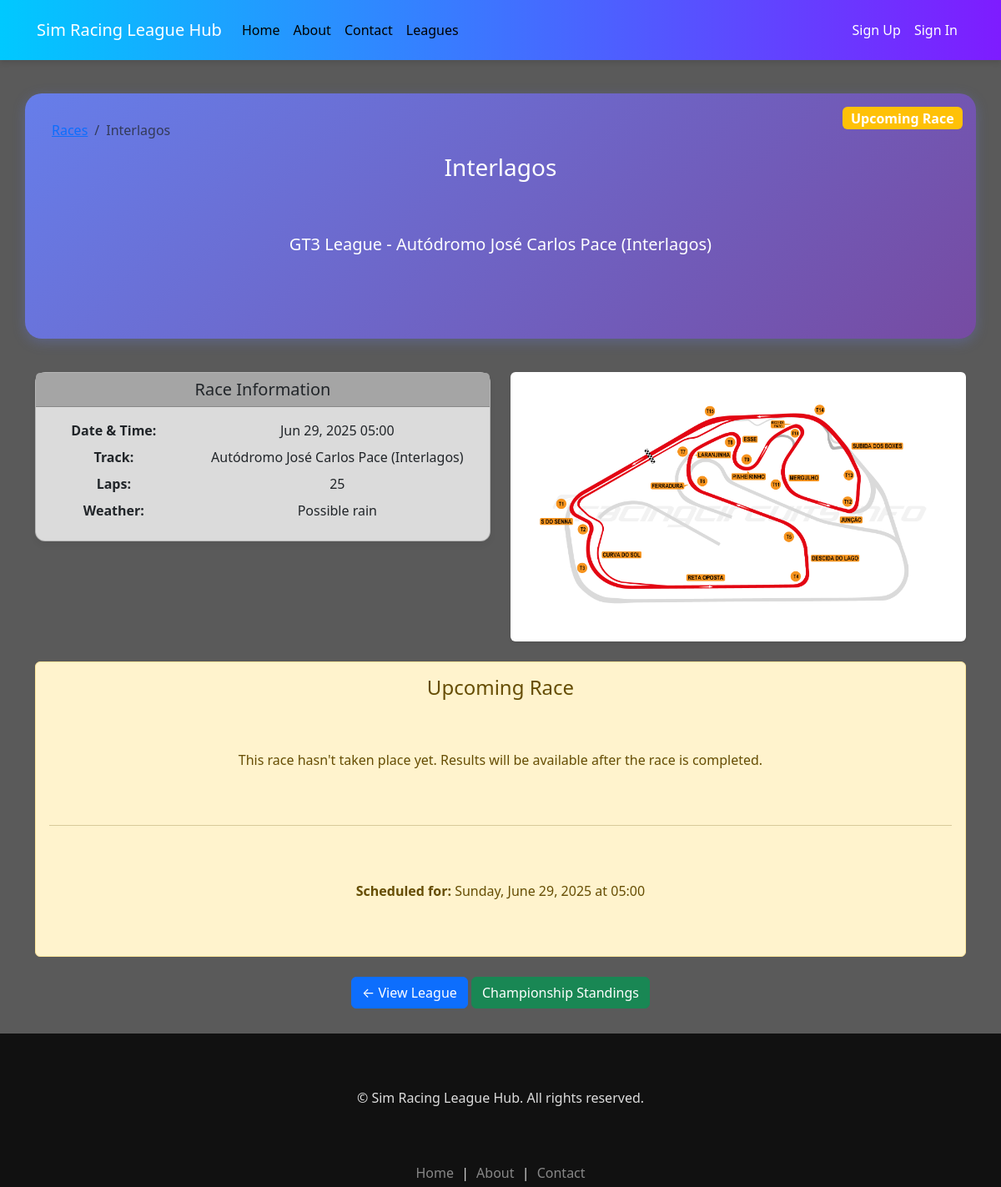
Screenshot of /leagues/races/2/ with the database file from the repository.
### leagues/models.py (models this page shows, shortened)
class Race(models.Model):
    league = models.ForeignKey(League, on_delete=models.CASCADE, related_name='races')
    track = models.ForeignKey(Track, on_delete=models.CASCADE)
    name = models.CharField(max_length=200)
    race_date = models.DateTimeField()
    laps = models.PositiveIntegerField(default=1)
    is_completed = models.BooleanField(default=False)
    weather_conditions = models.CharField(max_length=100, blank=True)
    class Meta:
        ordering = ['-race_date']

class League(models.Model):
    title = models.CharField(max_length=100)
    cars = models.ManyToManyField('Car', related_name='leagues')
    race_day = models.CharField(max_length=78)
    race_time = models.TimeField(null=True, blank=True)
    created_on = models.DateTimeField(auto_now_add=True)
    image = models.ImageField(upload_to="leagues/", blank=True, null=True)
    max_participants = models.PositiveIntegerField(default=20)
    created_by = models.ForeignKey(
        settings.AUTH_USER_MODEL,
        on_delete=models.CASCADE,
        related_name='leagues_created',
        null=True,  # Only if you're adding this after leagues already exist
        blank=True
    )

class Track(models.Model):
    name = models.CharField(max_length=100)
    image = models.ImageField(upload_to="tracks/", blank=True, null=True)

### leagues/views.py (the view, shortened to what this page needs)
# urls.py: path('races/<int:pk>/', views.RaceDetailView.as_view(), name='race_details'),
class RaceDetailView(DetailView):
    model = Race
    template_name = 'races/race_detail.html'
    context_object_name = 'race'
    def get_queryset(self):
        return Race.objects.select_related('league', 'track').prefetch_related(
            'results__driver', 'results__car'
        )
    def get_context_data(self, **kwargs):
        context = super().get_context_data(**kwargs)
        race = self.get_object()
        results = race.results.select_related('driver', 'car').order_by('position')
        context['results'] = results
        return context

### templates/races/race_detail.html (shortened to what this page needs)
{% extends 'base.html' %}
{% block css %}
<link rel="stylesheet" href="/static/css/races.css">
{% endblock %}
{% block content %}
<div class="container mt-4">
    <div class="row mb-4">
        <div class="header col-12">
            <div class="badge-container">
                {% if race.is_completed %}
                    <span class="badge bg-success fs-6">Race Completed</span>
                {% else %}
                    <span class="badge bg-warning fs-6">Upcoming Race</span>
                {% endif %}
            </div>
            <nav aria-label="breadcrumb">
                <ol class="breadcrumb">
                    <li class="breadcrumb-item"><a href="{% url 'league_details' race.league.pk %}">Races</a></li>
                    <li class="breadcrumb-item active">{{ race.name }}</li>
                </ol>
            </nav>
            <h1>{{ race.name }}</h1>
            <p class="lead">{{ race.league.title }} - {{ race.track.name }}</p>
        </div>
    </div>
    <div class="row race-info mb-4">
        <div class="col-md-6">
            <div class="card">
                <div class="card-header">
                    <h5 class="mb-0">Race Information</h5>
                </div>
                <div class="card-body">
                    <dl class="row mb-0">
                        <dt class="col-sm-4">Date & Time:</dt>
                        <dd class="col-sm-8">{{ race.race_date|date:"M d, Y H:i" }}</dd>
                        <dt class="col-sm-4">Track:</dt>
                        <dd class="col-sm-8">{{ race.track.name }}</dd>
                        <dt class="col-sm-4">Laps:</dt>
                        <dd class="col-sm-8">{{ race.laps }}</dd>
                        {% if race.weather_conditions %}
                        <dt class="col-sm-4">Weather:</dt>
                        <dd class="col-sm-8">{{ race.weather_conditions }}</dd>
                        {% endif %}
                    </dl>
                </div>
            </div>
        </div>
        <div class="col-md-6 d-flex align-items-center justify-content-center">
            {% if race.track.image %}
                <img src="{{ race.track.image.url }}" alt="{{ race.track.name }} image" class="img-fluid rounded shadow-sm">
            {% else %}
                <p class="text-muted">No track image available.</p>
            {% endif %}
        </div>
    </div>
    {% if race.is_completed %}
        {% if results %}
        <div class="card">
            <div class="card-header">
                <h5 class="mb-0">Race Results</h5>
            </div>
            <div class="card-body p-0">
                <div class="table-responsive">
                    <table class="table table-striped mb-0">
                        <thead class="table-dark">
                            <tr>
                                <th>Pos</th>
                                <th>Driver</th>
                                <th>Car</th>
                                <th>Laps</th>
                                <th>Points</th>
                                <th>Status</th>
                            </tr>
                        </thead>
                        <tbody>
                            {% for result in results %}
                            <tr {% if result.position == 1 %}class="table-warning"{% elif result.position <= 3 %}class="table-light"{% endif %}>
                                <td>
                                    <strong>
                                        {% if result.position == 1 %}🥇{% elif result.position == 2 %}🥈{% elif result.position == 3 %}🥉{% endif %}
                                        {{ result.position }}
                                    </strong>
                                </td>
                                <td>{{ result.driver.username }}</td>
                                <td>{{ result.car.name|default:"-" }}</td>
                                <td>{{ result.laps_completed }}</td>
                                <td>{{ result.fastest_lap_time|default:"-" }}</td>
                                <td><strong>{{ result.points }}</strong></td>
                                <td>
                                    {% if result.dnf %}
                                        <span class="badge bg-danger">DNF</span>
                                        {% if result.dnf_reason %}
                                            <br><small class="text-muted">{{ result.dnf_reason }}</small>
                                        {% endif %}
                                    {% else %}
                                        <span class="badge bg-success">Finished</span>
                                    {% endif %}
                                </td>
                            </tr>
                            {% endfor %}
                        </tbody>
                    </table>
                </div>
            </div>
        </div>
        {% else %}
        <div class="alert alert-info" role="alert">
            <h4 class="alert-heading">No Results Yet</h4>
            <p>This race is marked as completed but no results have been entered yet.</p>
        </div>
        {% endif %}
    {% else %}
        <div class="alert alert-warning" role="alert">
            <h4 class="alert-heading">Upcoming Race</h4>
            <p>This race hasn't taken place yet. Results will be available after the race is completed.</p>
            <hr>
            <p class="mb-0">
                <strong>Scheduled for:</strong> {{ race.race_date|date:"l, F d, Y \a\t H:i" }}
            </p>
        </div>
    {% endif %}
    <div class="mt-4">
        <a href="{% url 'league_details' race.league.pk %}" class="btn btn-primary">← View League</a>
        {% if race.league %}
        <a href="{% url 'league_standings' race.league.pk %}" class="btn btn-success">Championship Standings</a>
        {% endif %}
    </div>
</div>
{% endblock %}

### static/css/base.css (style rules this page uses)
html, body { padding: 0; margin: 0; min-height: 100vh; color: rgb(255, 255, 255); font-size: 16px; height: 100%; }
body { background-color: rgb(90, 90, 90); }
p { padding: 50px; margin-top: 10px; }
h1 { text-align: center; margin-top: 15px; }

### static/css/races.css (style rules this page uses)
.container { text-align: center; align-items: center; }
.header { position: relative; background: linear-gradient(135deg, #667eea, #764ba2); padding: 2rem; border-radius: 20px; margin: 1rem auto; box-shadow: 0 4px 15px rgba(102, 126, 234, 0.3); color: white; }
.badge-container { position: absolute; top: 1rem; right: 1rem; }
.race-info { display: flex; justify-content: space-between; }
.card { border-radius: 0.75rem; box-shadow: 0 4px 8px rgba(0,0,0,0.05); background-color: #dbdbdb; }
.card-header { background-color: #a5a5a5; font-weight: 600; }
.btn { min-width: 120px; }
h1 { font-size: 1.75rem; }

### rows the page displays
Race: name "Interlagos", league "GT3 League", track.name "Autódromo José Carlos Pace (Interlagos)", race_date "Jun 29, 2025 05:00", laps "25", weather_conditions "Possible rain", track.image (picture), race_date "Sunday, June 29, 2025 at 05:00"
